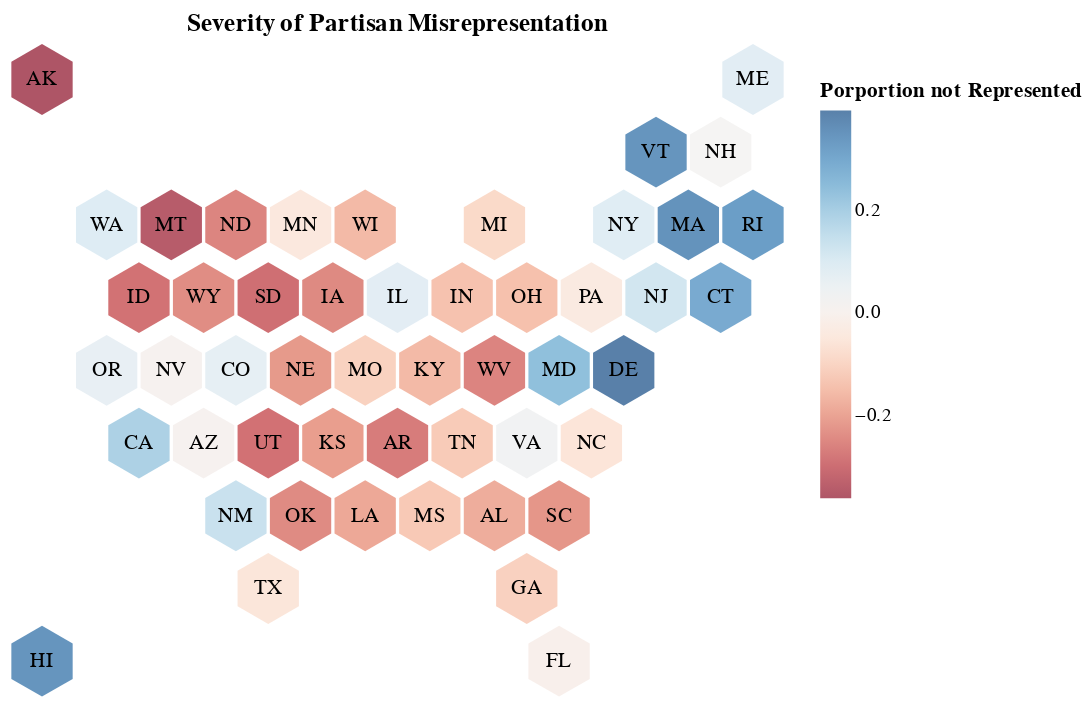

Here is the notebook cell this chart was saved with:
### Code cell
#state cartogram
#build the chart
st_cart = alt.Chart(df).mark_point().encode(
    alt.X('X',axis=None),
    alt.Y('Y',axis=None),
    alt.Text('ST'),
    alt.Color('porp_loss', scale=alt.Scale(scheme='redblue'), legend=alt.Legend(title="Porportion not Represented")),
    tooltip = [alt.Tooltip('porp_text',title='Porportion Lost'),
               alt.Tooltip('dist_text',title='District Deficit')
              ]
)
#inser labels
st_cart_labs = alt.Chart(df).mark_text(align='center').encode(
    alt.X('X'),
    alt.Y('Y'),
    alt.Text('ST'),
).properties(title='Severity of Partisan Misrepresentation')
#display
alt.layer(st_cart, st_cart_labs).configure_axis(grid=False).configure_view(strokeWidth=0).configure_point(size=250,shape=hexagon,filled=True)

### Figure 1 — Vega-Lite specification as saved in the notebook (floating-point values rounded to 4 significant figures)
{"config": {"view": {"continuousWidth": 400, "continuousHeight": 300, "strokeWidth": 0}, "axis": {"grid": false}, "point": {"filled": true, "shape": "M0,-2.3094010768L2,-1.1547005384 2,1.1547005384 0,2.3094010768 -2,1.1547005384 -2,-1.1547005384Z", "size": 250}}, "layer": [{"mark": "point", "encoding": {"color": {"field": "porp_loss", "legend": {"title": "Porportion not Represented"}, "scale": {"scheme": "redblue"}, "type": "quantitative"}, "text": {"field": "ST", "type": "nominal"}, "tooltip": [{"field": "porp_text", "title": "Porportion Lost", "type": "nominal"}, {"field": "dist_text", "title": "District Deficit", "type": "nominal"}], "x": {"axis": null, "field": "X", "type": "quantitative"}, "y": {"axis": null, "field": "Y", "type": "quantitative"}}}, {"mark": {"type": "text", "align": "center"}, "encoding": {"text": {"field": "ST", "type": "nominal"}, "x": {"field": "X", "type": "quantitative"}, "y": {"field": "Y", "type": "quantitative"}}, "title": "Severity of Partisan Misrepresentation"}], "data": {"name": "data-8c3f45ce813c4de0dd94008e7bfb0b70"}, "$schema": "https://vega.github.io/schema/vega-lite/v4.17.0.json", "datasets": {"data-8c3f45ce813c4de0dd94008e7bfb0b70": [{"year": 2020, "ST": "AL", "PVI": "R+15", "metric": 0.65, "dist_loss": -1.268, "porp_loss": -0.1812, "porp_text": "18% Excluded, Against Dems", "dist_text": "1.27 Dem Districts Lost", "lean": "Dems Excluded", "State": "Alabama", "congress": 117, "Period": "117th Congress (2020)", "event": "2020 Election", "dist_loss_agg": -27.69, "dist_loss_net": -0.9172, "status": "Multi District", "state": "Alabama", "Y": -6, "X": 7.5}, {"year": 2020, "ST": "AK", "PVI": "R+9", "metric": 0.59, "dist_loss": -0.3635, "porp_loss": -0.3635, "porp_text": "36% Excluded, Against Dems", "dist_text": "0.36 Dem Districts Lost", "lean": "Dems Excluded", "State": "Alaska", "congress": 117, "Period": "117th Congress (2020)", "event": "2020 Election", "dist_loss_agg": -27.69, "dist_loss_net": -0.9172, "status": "Single District", "state": "Alaska", "Y": 0, "X": 0.5}, {"year": 2020, "ST": "AR", "PVI": "R+16", "metric": 0.66, "dist_loss": -1.076, "porp_loss": -0.2691, "porp_text": "27% Excluded, Against Dems", "dist_text": "1.08 Dem Districts Lost", "lean": "Dems Excluded", "State": "Arkansas", "congress": 117, "Period": "117th Congress (2020)", "event": "2020 Election", "dist_loss_agg": -27.69, "dist_loss_net": -0.9172, "status": "Multi District", "state": "Arkansas", "Y": -5, "X": 6.0}, {"year": 2020, "ST": "FL", "PVI": "R+3", "metric": 0.53, "dist_loss": -0.1817, "porp_loss": -0.006729, "porp_text": "1% Excluded, Against Dems", "dist_text": "0.18 Dem Districts Lost", "lean": "Dems Excluded", "State": "Florida", "congress": 117, "Period": "117th Congress (2020)", "event": "2020 Election", "dist_loss_agg": -27.69, "dist_loss_net": -0.9172, "status": "Multi District", "state": "Florida", "Y": -8, "X": 8.5}, {"year": 2020, "ST": "GA", "PVI": "R+3", "metric": 0.53, "dist_loss": -1.518, "porp_loss": -0.1084, "porp_text": "11% Excluded, Against Dems", "dist_text": "1.52 Dem Districts Lost", "lean": "Dems Excluded", "State": "Georgia", "congress": 117, "Period": "117th Congress (2020)", "event": "2020 Election", "dist_loss_agg": -27.69, "dist_loss_net": -0.9172, "status": "Multi District", "state": "Georgia", "Y": -7, "X": 8.0}, {"year": 2020, "ST": "ID", "PVI": "R+19", "metric": 0.69, "dist_loss": -0.5735, "porp_loss": -0.2868, "porp_text": "28% Excluded, Against Dems", "dist_text": "0.57 Dem Districts Lost", "lean": "Dems Excluded", "State": "Idaho", "congress": 117, "Period": "117th Congress (2020)", "event": "2020 Election", "dist_loss_agg": -27.69, "dist_loss_net": -0.9172, "status": "Multi District", "state": "Idaho", "Y": -3, "X": 2.0}, {"year": 2020, "ST": "IN", "PVI": "R+11", "metric": 0.61, "dist_loss": -1.279, "porp_loss": -0.1421, "porp_text": "14% Excluded, Against Dems", "dist_text": "1.28 Dem Districts Lost", "lean": "Dems Excluded", "State": "Indiana", "congress": 117, "Period": "117th Congress (2020)", "event": "2020 Election", "dist_loss_agg": -27.69, "dist_loss_net": -0.9172, "status": "Multi District", "state": "Indiana", "Y": -3, "X": 7.0}, {"year": 2020, "ST": "IA", "PVI": "R+6", "metric": 0.56, "dist_loss": -0.9797, "porp_loss": -0.2449, "porp_text": "24% Excluded, Against Dems", "dist_text": "0.98 Dem Districts Lost", "lean": "Dems Excluded", "State": "Iowa", "congress": 117, "Period": "117th Congress (2020)", "event": "2020 Election", "dist_loss_agg": -27.69, "dist_loss_net": -0.9172, "status": "Multi District", "state": "Iowa", "Y": -3, "X": 5.0}, {"year": 2020, "ST": "KS", "PVI": "R+11", "metric": 0.61, "dist_loss": -0.838, "porp_loss": -0.2095, "porp_text": "21% Excluded, Against Dems", "dist_text": "0.84 Dem Districts Lost", "lean": "Dems Excluded", "State": "Kansas", "congress": 117, "Period": "117th Congress (2020)", "event": "2020 Election", "dist_loss_agg": -27.69, "dist_loss_net": -0.9172, "status": "Multi District", "state": "Kansas", "Y": -5, "X": 5.0}, {"year": 2020, "ST": "KY", "PVI": "R+16", "metric": 0.66, "dist_loss": -0.9515, "porp_loss": -0.1586, "porp_text": "16% Excluded, Against Dems", "dist_text": "0.95 Dem Districts Lost", "lean": "Dems Excluded", "State": "Kentucky", "congress": 117, "Period": "117th Congress (2020)", "event": "2020 Election", "dist_loss_agg": -27.69, "dist_loss_net": -0.9172, "status": "Multi District", "state": "Kentucky", "Y": -4, "X": 6.5}, {"year": 2020, "ST": "LA", "PVI": "R+12", "metric": 0.62, "dist_loss": -1.145, "porp_loss": -0.1908, "porp_text": "19% Excluded, Against Dems", "dist_text": "1.14 Dem Districts Lost", "lean": "Dems Excluded", "State": "Louisiana", "congress": 117, "Period": "117th Congress (2020)", "event": "2020 Election", "dist_loss_agg": -27.69, "dist_loss_net": -0.9172, "status": "Multi District", "state": "Louisiana", "Y": -6, "X": 5.5}, {"year": 2020, "ST": "MI", "PVI": "R+1", "metric": 0.51, "dist_loss": -1.252, "porp_loss": -0.08943, "porp_text": "9% Excluded, Against Dems", "dist_text": "1.25 Dem Districts Lost", "lean": "Dems Excluded", "State": "Michigan", "congress": 117, "Period": "117th Congress (2020)", "event": "2020 Election", "dist_loss_agg": -27.69, "dist_loss_net": -0.9172, "status": "Multi District", "state": "Michigan", "Y": -2, "X": 7.5}, {"year": 2020, "ST": "MN", "PVI": "D+1", "metric": 0.49, "dist_loss": -0.3455, "porp_loss": -0.04319, "porp_text": "4% Excluded, Against Dems", "dist_text": "0.35 Dem Districts Lost", "lean": "Dems Excluded", "State": "Minnesota", "congress": 117, "Period": "117th Congress (2020)", "event": "2020 Election", "dist_loss_agg": -27.69, "dist_loss_net": -0.9172, "status": "Multi District", "state": "Minnesota", "Y": -2, "X": 4.5}, {"year": 2020, "ST": "MS", "PVI": "R+10", "metric": 0.6, "dist_loss": -0.5115, "porp_loss": -0.1279, "porp_text": "13% Excluded, Against Dems", "dist_text": "0.51 Dem Districts Lost", "lean": "Dems Excluded", "State": "Mississippi", "congress": 117, "Period": "117th Congress (2020)", "event": "2020 Election", "dist_loss_agg": -27.69, "dist_loss_net": -0.9172, "status": "Multi District", "state": "Mississippi", "Y": -6, "X": 6.5}, {"year": 2020, "ST": "MO", "PVI": "R+11", "metric": 0.61, "dist_loss": -0.8606, "porp_loss": -0.1076, "porp_text": "11% Excluded, Against Dems", "dist_text": "0.86 Dem Districts Lost", "lean": "Dems Excluded", "State": "Missouri", "congress": 117, "Period": "117th Congress (2020)", "event": "2020 Election", "dist_loss_agg": -27.69, "dist_loss_net": -0.9172, "status": "Multi District", "state": "Missouri", "Y": -4, "X": 5.5}, {"year": 2020, "ST": "MT", "PVI": "R+11", "metric": 0.61, "dist_loss": -0.3435, "porp_loss": -0.3435, "porp_text": "34% Excluded, Against Dems", "dist_text": "0.34 Dem Districts Lost", "lean": "Dems Excluded", "State": "Montana", "congress": 117, "Period": "117th Congress (2020)", "event": "2020 Election", "dist_loss_agg": -27.69, "dist_loss_net": -0.9172, "status": "Multi District", "state": "Montana", "Y": -2, "X": 2.5}, {"year": 2020, "ST": "NE", "PVI": "R+13", "metric": 0.63, "dist_loss": -0.6553, "porp_loss": -0.2184, "porp_text": "22% Excluded, Against Dems", "dist_text": "0.66 Dem Districts Lost", "lean": "Dems Excluded", "State": "Nebraska ", "congress": 117, "Period": "117th Congress (2020)", "event": "2020 Election", "dist_loss_agg": -27.69, "dist_loss_net": -0.9172, "status": "Multi District", "state": "Nebraska ", "Y": -4, "X": 4.5}, {"year": 2020, "ST": "NC", "PVI": "R+3", "metric": 0.53, "dist_loss": -0.7676, "porp_loss": -0.05905, "porp_text": "6% Excluded, Against Dems", "dist_text": "0.77 Dem Districts Lost", "lean": "Dems Excluded", "State": "North Carolina ", "congress": 117, "Period": "117th Congress (2020)", "event": "2020 Election", "dist_loss_agg": -27.69, "dist_loss_net": -0.9172, "status": "Multi District", "state": "North Carolina ", "Y": -5, "X": 9.0}, {"year": 2020, "ST": "ND", "PVI": "R+20", "metric": 0.7, "dist_loss": -0.2535, "porp_loss": -0.2535, "porp_text": "25% Excluded, Against Dems", "dist_text": "0.25 Dem Districts Lost", "lean": "Dems Excluded", "State": "North Dakota ", "congress": 117, "Period": "117th Congress (2020)", "event": "2020 Election", "dist_loss_agg": -27.69, "dist_loss_net": -0.9172, "status": "Single District", "state": "North Dakota ", "Y": -2, "X": 3.5}, {"year": 2020, "ST": "OH", "PVI": "R+6", "metric": 0.56, "dist_loss": -2.312, "porp_loss": -0.1445, "porp_text": "14% Excluded, Against Dems", "dist_text": "2.31 Dem Districts Lost", "lean": "Dems Excluded", "State": "Ohio ", "congress": 117, "Period": "117th Congress (2020)", "event": "2020 Election", "dist_loss_agg": -27.69, "dist_loss_net": -0.9172, "status": "Multi District", "state": "Ohio ", "Y": -3, "X": 8.0}, {"year": 2020, "ST": "OK", "PVI": "R+20", "metric": 0.7, "dist_loss": -1.216, "porp_loss": -0.2433, "porp_text": "24% Excluded, Against Dems", "dist_text": "1.22 Dem Districts Lost", "lean": "Dems Excluded", "State": "Oklahoma ", "congress": 117, "Period": "117th Congress (2020)", "event": "2020 Election", "dist_loss_agg": -27.69, "dist_loss_net": -0.9172, "status": "Multi District", "state": "Oklahoma ", "Y": -6, "X": 4.5}, {"year": 2020, "ST": "PA", "PVI": "R+2", "metric": 0.52, "dist_loss": -0.6205, "porp_loss": -0.03447, "porp_text": "3% Excluded, Against Dems", "dist_text": "0.62 Dem Districts Lost", "lean": "Dems Excluded", "State": "Pennsylvania", "congress": 117, "Period": "117th Congress (2020)", "event": "2020 Election", "dist_loss_agg": -27.69, "dist_loss_net": -0.9172, "status": "Multi District", "state": "Pennsylvania", "Y": -3, "X": 9.0}, {"year": 2020, "ST": "SC", "PVI": "R+8", "metric": 0.58, "dist_loss": -1.568, "porp_loss": -0.224, "porp_text": "22% Excluded, Against Dems", "dist_text": "1.57 Dem Districts Lost", "lean": "Dems Excluded", "State": "South Carolina ", "congress": 117, "Period": "117th Congress (2020)", "event": "2020 Election", "dist_loss_agg": -27.69, "dist_loss_net": -0.9172, "status": "Multi District", "state": "South Carolina ", "Y": -6, "X": 8.5}, {"year": 2020, "ST": "SD", "PVI": "R+16", "metric": 0.66, "dist_loss": -0.2935, "porp_loss": -0.2935, "porp_text": "28% Excluded, Against Dems", "dist_text": "0.29 Dem Districts Lost", "lean": "Dems Excluded", "State": "South Dakota ", "congress": 117, "Period": "117th Congress (2020)", "event": "2020 Election", "dist_loss_agg": -27.69, "dist_loss_net": -0.9172, "status": "Single District", "state": "South Dakota ", "Y": -3, "X": 4.0}, {"year": 2020, "ST": "TN", "PVI": "R+14", "metric": 0.64, "dist_loss": -1.105, "porp_loss": -0.1228, "porp_text": "12% Excluded, Against Dems", "dist_text": "1.1 Dem Districts Lost", "lean": "Dems Excluded", "State": "Tennessee ", "congress": 117, "Period": "117th Congress (2020)", "event": "2020 Election", "dist_loss_agg": -27.69, "dist_loss_net": -0.9172, "status": "Multi District", "state": "Tennessee ", "Y": -5, "X": 7.0}, {"year": 2020, "ST": "TX", "PVI": "R+5", "metric": 0.55, "dist_loss": -1.998, "porp_loss": -0.05551, "porp_text": "6% Excluded, Against Dems", "dist_text": "2 Dem Districts Lost", "lean": "Dems Excluded", "State": "Texas ", "congress": 117, "Period": "117th Congress (2020)", "event": "2020 Election", "dist_loss_agg": -27.69, "dist_loss_net": -0.9172, "status": "Multi District", "state": "Texas ", "Y": -7, "X": 4.0}, {"year": 2020, "ST": "UT", "PVI": "R+13", "metric": 0.63, "dist_loss": -1.15, "porp_loss": -0.2875, "porp_text": "28% Excluded, Against Dems", "dist_text": "1.15 Dem Districts Lost", "lean": "Dems Excluded", "State": "Utah ", "congress": 117, "Period": "117th Congress (2020)", "event": "2020 Election", "dist_loss_agg": -27.69, "dist_loss_net": -0.9172, "status": "Multi District", "state": "Utah ", "Y": -5, "X": 4.0}, {"year": 2020, "ST": "WV", "PVI": "R+23", "metric": 0.73, "dist_loss": -0.7635, "porp_loss": -0.2545, "porp_text": "25% Excluded, Against Dems", "dist_text": "0.76 Dem Districts Lost", "lean": "Dems Excluded", "State": "West Virginia ", "congress": 117, "Period": "117th Congress (2020)", "event": "2020 Election", "dist_loss_agg": -27.69, "dist_loss_net": -0.9172, "status": "Multi District", "state": "West Virginia ", "Y": -4, "X": 7.5}, {"year": 2020, "ST": "WI", "PVI": "R+2", "metric": 0.52, "dist_loss": -1.261, "porp_loss": -0.1577, "porp_text": "16% Excluded, Against Dems", "dist_text": "1.26 Dem Districts Lost", "lean": "Dems Excluded", "State": "Wisconsin ", "congress": 117, "Period": "117th Congress (2020)", "event": "2020 Election", "dist_loss_agg": -27.69, "dist_loss_net": -0.9172, "status": "Multi District", "state": "Wisconsin ", "Y": -2, "X": 5.5}, {"year": 2020, "ST": "WY", "PVI": "R+26", "metric": 0.76, "dist_loss": -0.24, "porp_loss": -0.24, "porp_text": "24% Excluded, Against Dems", "dist_text": "0.24 Dem Districts Lost", "lean": "Dems Excluded", "State": "Wyoming", "congress": 117, "Period": "117th Congress (2020)", "event": "2020 Election", "dist_loss_agg": -27.69, "dist_loss_net": -0.9172, "status": "Single District", "state": "Wyoming", "Y": -3, "X": 3.0}, {"year": 2020, "ST": "AZ", "PVI": "R+3", "metric": 0.53, "dist_loss": 0.04769, "porp_loss": 0.005298, "porp_text": "1% Excluded, Against GOP", "dist_text": "0.05 GOP Districts Lost", "lean": "GOP Excluded", "State": "Arizona", "congress": 117, "Period": "117th Congress (2020)", "event": "2020 Election", "dist_loss_agg": 26.77, "dist_loss_net": -0.9172, "status": "Multi District", "state": "Arizona", "Y": -5, "X": 3.0}, {"year": 2020, "ST": "CA", "PVI": "D+14", "metric": 0.36, "dist_loss": 10.1, "porp_loss": 0.1905, "porp_text": "19% Excluded, Against GOP", "dist_text": "10.1 GOP Districts Lost", "lean": "GOP Excluded", "State": "California", "congress": 117, "Period": "117th Congress (2020)", "event": "2020 Election", "dist_loss_agg": 26.77, "dist_loss_net": -0.9172, "status": "Multi District", "state": "California", "Y": -5, "X": 2.0}, {"year": 2020, "ST": "CO", "PVI": "D+3", "metric": 0.47, "dist_loss": 0.4755, "porp_loss": 0.06793, "porp_text": "7% Excluded, Against GOP", "dist_text": "0.48 GOP Districts Lost", "lean": "GOP Excluded", "State": "Colorado", "congress": 117, "Period": "117th Congress (2020)", "event": "2020 Election", "dist_loss_agg": 26.77, "dist_loss_net": -0.9172, "status": "Multi District", "state": "Colorado", "Y": -4, "X": 3.5}, {"year": 2020, "ST": "CT", "PVI": "D+7", "metric": 0.43, "dist_loss": 1.459, "porp_loss": 0.2918, "porp_text": "28% Excluded, Against GOP", "dist_text": "1.46 GOP Districts Lost", "lean": "GOP Excluded", "State": "Connecticut", "congress": 117, "Period": "117th Congress (2020)", "event": "2020 Election", "dist_loss_agg": 26.77, "dist_loss_net": -0.9172, "status": "Multi District", "state": "Connecticut", "Y": -3, "X": 11.0}, {"year": 2020, "ST": "DE", "PVI": "D+6", "metric": 0.44, "dist_loss": 0.3954, "porp_loss": 0.3954, "porp_text": "40% Excluded, Against GOP", "dist_text": "0.4 GOP Districts Lost", "lean": "GOP Excluded", "State": "Delaware", "congress": 117, "Period": "117th Congress (2020)", "event": "2020 Election", "dist_loss_agg": 26.77, "dist_loss_net": -0.9172, "status": "Single District", "state": "Delaware", "Y": -4, "X": 9.5}, {"year": 2020, "ST": "HI", "PVI": "D+15", "metric": 0.35, "dist_loss": 0.6911, "porp_loss": 0.3456, "porp_text": "35% Excluded, Against GOP", "dist_text": "0.69 GOP Districts Lost", "lean": "GOP Excluded", "State": "Hawaii", "congress": 117, "Period": "117th Congress (2020)", "event": "2020 Election", "dist_loss_agg": 26.77, "dist_loss_net": -0.9172, "status": "Multi District", "state": "Hawaii", "Y": -8, "X": 0.5}, {"year": 2020, "ST": "IL", "PVI": "D+7", "metric": 0.43, "dist_loss": 1.458, "porp_loss": 0.081, "porp_text": "8% Excluded, Against GOP", "dist_text": "1.46 GOP Districts Lost", "lean": "GOP Excluded", "State": "Illinois", "congress": 117, "Period": "117th Congress (2020)", "event": "2020 Election", "dist_loss_agg": 26.77, "dist_loss_net": -0.9172, "status": "Multi District", "state": "Illinois", "Y": -3, "X": 6.0}, {"year": 2020, "ST": "ME", "PVI": "D+1", "metric": 0.49, "dist_loss": 0.1662, "porp_loss": 0.08308, "porp_text": "8% Excluded, Against GOP", "dist_text": "0.17 GOP Districts Lost", "lean": "GOP Excluded", "State": "Maine", "congress": 117, "Period": "117th Congress (2020)", "event": "2020 Election", "dist_loss_agg": 26.77, "dist_loss_net": -0.9172, "status": "Multi District", "state": "Maine", "Y": 0, "X": 11.5}, {"year": 2020, "ST": "MD", "PVI": "D+14", "metric": 0.36, "dist_loss": 1.904, "porp_loss": 0.238, "porp_text": "24% Excluded, Against GOP", "dist_text": "1.9 GOP Districts Lost", "lean": "GOP Excluded", "State": "Maryland", "congress": 117, "Period": "117th Congress (2020)", "event": "2020 Election", "dist_loss_agg": 26.77, "dist_loss_net": -0.9172, "status": "Multi District", "state": "Maryland", "Y": -4, "X": 8.5}, {"year": 2020, "ST": "MA", "PVI": "D+14", "metric": 0.36, "dist_loss": 3.164, "porp_loss": 0.3516, "porp_text": "35% Excluded, Against GOP", "dist_text": "3.16 GOP Districts Lost", "lean": "GOP Excluded", "State": "Massachusetts", "congress": 117, "Period": "117th Congress (2020)", "event": "2020 Election", "dist_loss_agg": 26.77, "dist_loss_net": -0.9172, "status": "Multi District", "state": "Massachusetts", "Y": -2, "X": 10.5}, {"year": 2020, "ST": "NV", "PVI": "R+0", "metric": 0.5, "dist_loss": 0.01723, "porp_loss": 0.004307, "porp_text": "0% Excluded, Against GOP", "dist_text": "0.02 GOP Districts Lost", "lean": "GOP Excluded", "State": "Nevada ", "congress": 117, "Period": "117th Congress (2020)", "event": "2020 Election", "dist_loss_agg": 26.77, "dist_loss_net": -0.9172, "status": "Multi District", "state": "Nevada ", "Y": -4, "X": 2.5}, {"year": 2020, "ST": "NH", "PVI": "R+0", "metric": 0.5, "dist_loss": 0.0372, "porp_loss": 0.0186, "porp_text": "2% Excluded, Against GOP", "dist_text": "0.04 GOP Districts Lost", "lean": "GOP Excluded", "State": "New Hampshire ", "congress": 117, "Period": "117th Congress (2020)", "event": "2020 Election", "dist_loss_agg": 26.77, "dist_loss_net": -0.9172, "status": "Multi District", "state": "New Hampshire ", "Y": -1, "X": 11.0}, {"year": 2020, "ST": "NJ", "PVI": "D+6", "metric": 0.44, "dist_loss": 1.422, "porp_loss": 0.1185, "porp_text": "12% Excluded, Against GOP", "dist_text": "1.42 GOP Districts Lost", "lean": "GOP Excluded", "State": "New Jersey ", "congress": 117, "Period": "117th Congress (2020)", "event": "2020 Election", "dist_loss_agg": 26.77, "dist_loss_net": -0.9172, "status": "Multi District", "state": "New Jersey ", "Y": -3, "X": 10.0}, {"year": 2020, "ST": "NM", "PVI": "D+3", "metric": 0.47, "dist_loss": 0.4075, "porp_loss": 0.1358, "porp_text": "14% Excluded, Against GOP", "dist_text": "0.41 GOP Districts Lost", "lean": "GOP Excluded", "State": "New Mexico ", "congress": 117, "Period": "117th Congress (2020)", "event": "2020 Election", "dist_loss_agg": 26.77, "dist_loss_net": -0.9172, "status": "Multi District", "state": "New Mexico ", "Y": -6, "X": 3.5}, {"year": 2020, "ST": "NY", "PVI": "D+10", "metric": 0.4, "dist_loss": 2.427, "porp_loss": 0.08988, "porp_text": "9% Excluded, Against GOP", "dist_text": "2.43 GOP Districts Lost", "lean": "GOP Excluded", "State": "New York ", "congress": 117, "Period": "117th Congress (2020)", "event": "2020 Election", "dist_loss_agg": 26.77, "dist_loss_net": -0.9172, "status": "Multi District", "state": "New York ", "Y": -2, "X": 9.5}, {"year": 2020, "ST": "OR", "PVI": "D+6", "metric": 0.44, "dist_loss": 0.307, "porp_loss": 0.06141, "porp_text": "6% Excluded, Against GOP", "dist_text": "0.31 GOP Districts Lost", "lean": "GOP Excluded", "State": "Oregon ", "congress": 117, "Period": "117th Congress (2020)", "event": "2020 Election", "dist_loss_agg": 26.77, "dist_loss_net": -0.9172, "status": "Multi District", "state": "Oregon ", "Y": -4, "X": 1.5}, {"year": 2020, "ST": "RI", "PVI": "D+8", "metric": 0.42, "dist_loss": 0.6481, "porp_loss": 0.324, "porp_text": "32% Excluded, Against GOP", "dist_text": "0.65 GOP Districts Lost", "lean": "GOP Excluded", "State": "Rhode Island ", "congress": 117, "Period": "117th Congress (2020)", "event": "2020 Election", "dist_loss_agg": 26.77, "dist_loss_net": -0.9172, "status": "Multi District", "state": "Rhode Island ", "Y": -2, "X": 11.5}, {"year": 2020, "ST": "VT", "PVI": "D+15", "metric": 0.35, "dist_loss": 0.3456, "porp_loss": 0.3456, "porp_text": "35% Excluded, Against GOP", "dist_text": "0.35 GOP Districts Lost", "lean": "GOP Excluded", "State": "Vermont ", "congress": 117, "Period": "117th Congress (2020)", "event": "2020 Election", "dist_loss_agg": 26.77, "dist_loss_net": -0.9172, "status": "Single District", "state": "Vermont ", "Y": -1, "X": 10.0}, {"year": 2020, "ST": "VA", "PVI": "D+2", "metric": 0.48, "dist_loss": 0.3698, "porp_loss": 0.03361, "porp_text": "3% Excluded, Against GOP", "dist_text": "0.37 GOP Districts Lost", "lean": "GOP Excluded", "State": "Virginia ", "congress": 117, "Period": "117th Congress (2020)", "event": "2020 Election", "dist_loss_agg": 26.77, "dist_loss_net": -0.9172, "status": "Multi District", "state": "Virginia ", "Y": -5, "X": 8.0}, {"year": 2020, "ST": "WA", "PVI": "D+8", "metric": 0.42, "dist_loss": 0.937, "porp_loss": 0.0937, "porp_text": "9% Excluded, Against GOP", "dist_text": "0.94 GOP Districts Lost", "lean": "GOP Excluded", "State": "Washington ", "congress": 117, "Period": "117th Congress (2020)", "event": "2020 Election", "dist_loss_agg": 26.77, "dist_loss_net": -0.9172, "status": "Multi District", "state": "Washington ", "Y": -2, "X": 1.5}]}}
